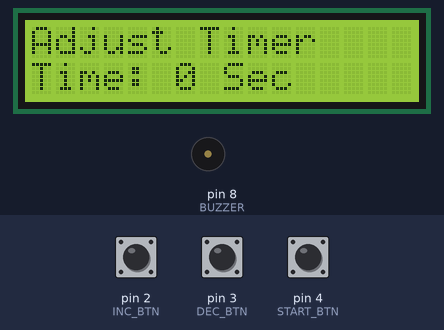
Simulated run of this sketch. Board: Arduino Uno, built with avr-gcc and run on an emulated ATmega328P. Shown: 16×2 character LCD, buzzer (waves = sounding, pin HIGH). Inputs (shaded band) come from the test bench; at power-on: pin 4 (START_BTN) LOW, pin 2 (INC_BTN) LOW, pin 3 (DEC_BTN) LOW.

Above: at 1.2 s.
1.3 s: pin 4 (START_BTN) pulled HIGH for 0.15 s
At 2.3 s:
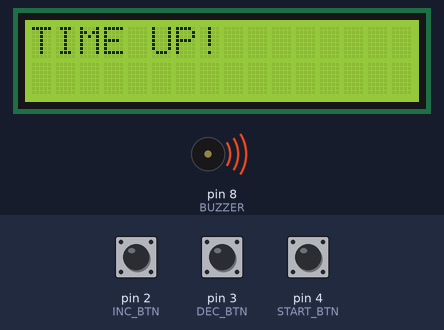
4.4 s: pin 2 (INC_BTN) pulled HIGH for 3.2 s
At 8.7 s:
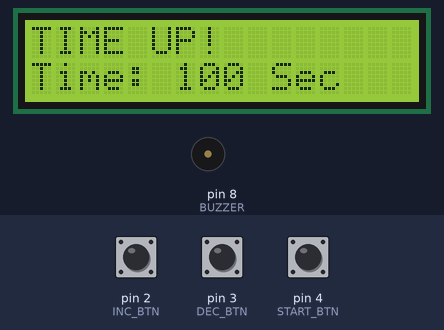
9.1 s: pin 2 (INC_BTN) pulled HIGH for 0.15 s
At 10.3 s:
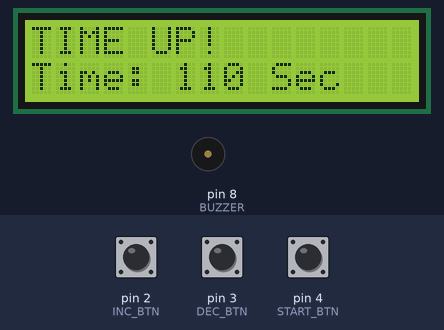
10.9 s: pin 4 (START_BTN) pulled HIGH for 1 s
At 11.7 s:
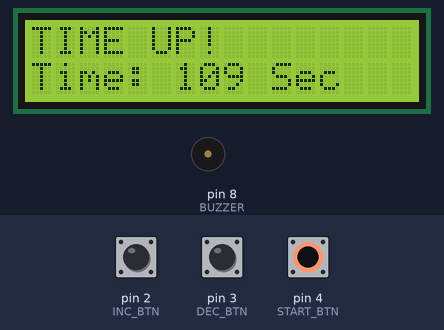
13.4 s: pin 3 (DEC_BTN) pulled HIGH for 1 s
At 15.6 s:
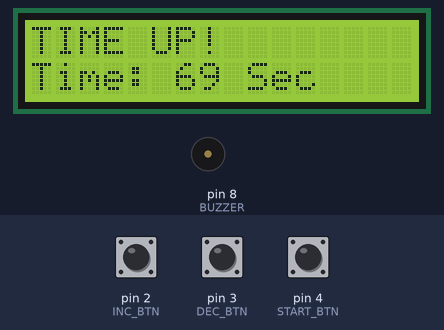
15.9 s: pin 3 (DEC_BTN) pulled HIGH for 0.15 s
At 17.5 s:
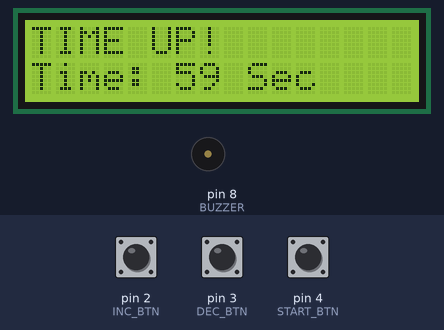
Timing chart, 0 to 18.7 s (numbered marks = the images above; inputs shaded):
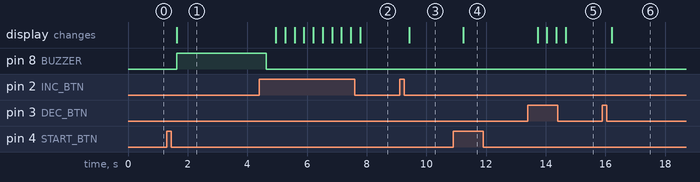

Measured:
- after the input at 1.3 s, pin 8 (BUZZER): LOW → HIGH after 0.33 s; the display: changes after 0.34 s (image 1)
- after the input at 4.4 s, the display: first changes after 0.55 s (image 2 shows a later state)
- after the input at 9.1 s, the display: changes after 0.33 s (image 3)
- after the input at 10.9 s, the display: changes after 0.33 s (image 4)
- after the input at 13.4 s, the display: first changes after 0.33 s (image 5 shows a later state)
- after the input at 15.9 s, the display: changes after 0.32 s (image 6)

The sketch:

stop_watch.ino
```cpp
#include <Wire.h>
#include <LiquidCrystal_I2C.h>

LiquidCrystal_I2C lcd(0x27, 16, 2);

#define INC_BTN 2
#define DEC_BTN 3
#define START_BTN 4
#define BUZZER 8

int setTime = 0;       // Time in seconds
bool running = false;
unsigned long previousMillis = 0;

void setup() {
  pinMode(INC_BTN, INPUT);
  pinMode(DEC_BTN, INPUT);
  pinMode(START_BTN, INPUT);
  pinMode(BUZZER, OUTPUT);

  lcd.init();
  lcd.backlight();

  lcd.setCursor(0,0);
  lcd.print("Adjust Timer");
}

void loop() {

  // Increase Time
  if(digitalRead(INC_BTN) == HIGH && !running){
    setTime += 10;  // Add 10 seconds
    delay(300);
  }

  // Decrease Time
  if(digitalRead(DEC_BTN) == HIGH && !running){
    if(setTime >= 10)
      setTime -= 10;
    delay(300);
  }

  // Start / Stop
  if(digitalRead(START_BTN) == HIGH){
    running = !running;
    delay(300);
  }

  // Countdown Logic
  if(running && setTime > 0){
    unsigned long currentMillis = millis();
    if(currentMillis - previousMillis >= 1000){
      previousMillis = currentMillis;
      setTime--;
    }
  }

  // Display Time
  lcd.setCursor(0,1);
  lcd.print("Time: ");
  lcd.print(setTime);
  lcd.print(" Sec   ");

  // When Time Ends
  if(setTime == 0 && running){
    digitalWrite(BUZZER, HIGH);
    lcd.clear();
    lcd.setCursor(0,0);
    lcd.print("TIME UP!");
    delay(3000);
    digitalWrite(BUZZER, LOW);
    running = false;
  }
}
```
